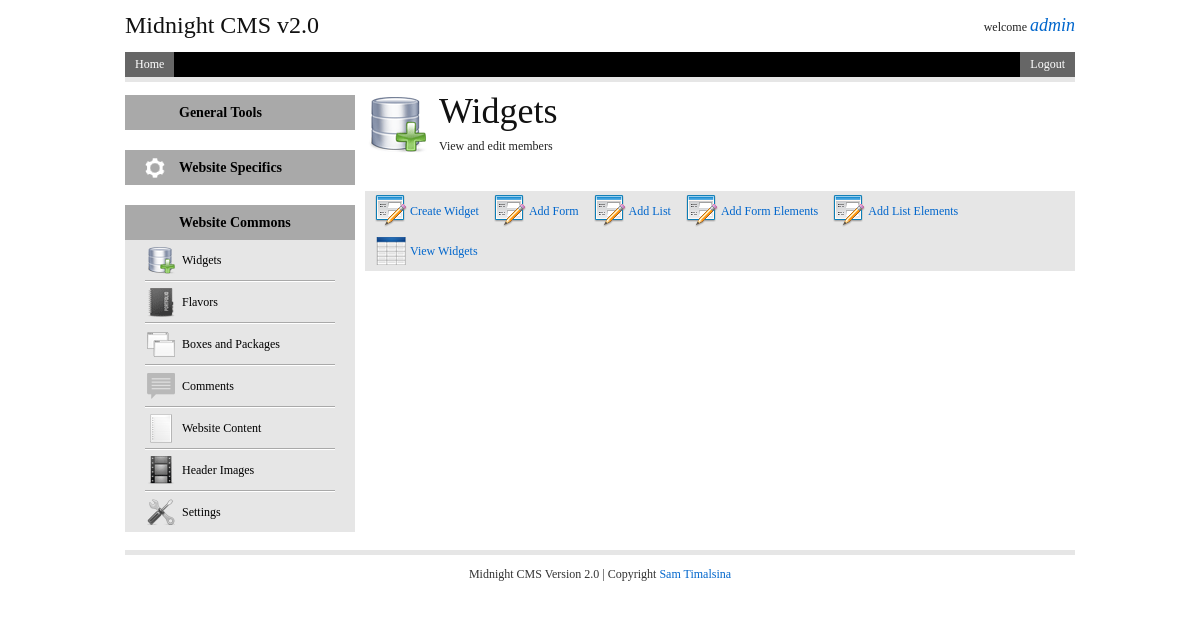
/admin/widget.php?widget=Widgets (signed in), run on the app's committed database.
### tables this page shows
CREATE TABLE IF NOT EXISTS `widgets` (
  `id` int(11) NOT NULL AUTO_INCREMENT,
  `name` varchar(50) NOT NULL,
  `description` varchar(256) NOT NULL,
  `logo` varchar(256) NOT NULL,
  `type` enum('common','specific','tools') NOT NULL,
  `system` enum('default','installed') NOT NULL,
  PRIMARY KEY (`id`)
);

CREATE TABLE IF NOT EXISTS `forms` (
  `id` int(11) NOT NULL AUTO_INCREMENT,
  `widget_id` int(11) NOT NULL,
  `title` varchar(50) NOT NULL,
  `instruction` varchar(256) NOT NULL,
  `form_name` varchar(50) NOT NULL,
  `steps` int(11) NOT NULL,
  `submit_type` enum('add','edit') NOT NULL,
  `submit_value` varchar(50) NOT NULL,
  `success_message` varchar(255) DEFAULT NULL,
  `visible` enum('yes','no') NOT NULL,
  PRIMARY KEY (`id`),
  KEY `widget_id` (`widget_id`)
);

CREATE TABLE IF NOT EXISTS `tables` (
  `id` int(11) NOT NULL AUTO_INCREMENT,
  `widget_id` int(11) NOT NULL,
  `title` varchar(50) NOT NULL,
  `description` varchar(256) NOT NULL,
  `table_name` varchar(50) NOT NULL,
  `delete_yn` enum('yes','no') NOT NULL,
  `edit_yn` enum('yes','no') NOT NULL,
  `edit_function_id` int(11) NOT NULL,
  `visible` enum('yes','no') DEFAULT NULL,
  `need_search` enum('yes','no') DEFAULT 'yes',
  PRIMARY KEY (`id`),
  KEY `widget_id` (`widget_id`)
);

### admin/conf/functions.php (called while the page is built, shortened)
<?php
	function cut($text){
		$ext="-";
		$spc=" ";
		$replace = str_replace($spc, $ext, $text);
		return $replace;
	}
	function space($text){
		$ext="-";
		$spc=" ";
		$replace = str_replace($ext, $spc, $text);
		return $replace;
	}
?>

### admin/widget.php (the view, shortened to what this page needs)
<?php
	include("includes/header.php");
	include("includes/left.php");
?>
    <div id="main" class="span-18 last">
		<?php
            $widget=mysql_fetch_array(mysql_query("SELECT * FROM widgets WHERE name='".space($_GET['widget'])."'"));
            $widget_id=$widget['id'];
            $widget_logo=$widget['logo'];
            $widget_name=$widget['name'];
            $widget_description=$widget['description'];
        ?>
    	<div class="span-18 last prepend-top" id="widget_heading">
        	<span style="background:url(<?php echo BASE_URL;?>images/widgets/<?php echo $widget_logo;?>) top; margin-right:10px;" class="widget_icon big main">&nbsp;</span><h1><?php echo $widget_name;?></h1>
            <p><?php echo $widget_description;?></p>
        <div class="span-18 last prepend-top" id="functions">
        	<p>
				<?php
                $query=mysql_query("SELECT * FROM forms WHERE widget_id=$widget_id AND visible='yes'");
                    while($forms=mysql_fetch_array($query)){
                ?>
                <a href="<?php echo BASE_URL."widgets/".cut($widget_name)."/forms/".cut($forms['title']);?>" class="functions form"><?php echo $forms['title'];?></a>
                <?php }
                    $query=mysql_query("SELECT * FROM tables WHERE widget_id=$widget_id AND visible='yes'");
                    while($tables=mysql_fetch_array($query)){
                ?>
                <a href="<?php echo BASE_URL."widgets/".cut($widget_name)."/views/".cut($tables['title']);?>" class="functions table"><?php echo $tables['title'];?></a>
                <?php }?>
            </p>
        </div>
    </div>
    </div>
<?php
	include("includes/footer.php");
?>

### admin/includes/left.php (shortened to what this page needs)
<div id="left" class="span-6">
<?php
    $username = $_SESSION['username'];
    if($_SESSION['level'] == "admin"){
?>
    	<div id="statistics" class="boxes span-6 last">
        	<h1 class="box_heading">General Tools</h1>
            </div>
<?php
    }
?>
        <div id="specifics" class="boxes span-6 last">
        	<h1 class="box_heading icon1">Website Specifics</h1>
            </div>
        <div id="commons" class="boxes span-6 last">
        	<h1 class="box_heading">Website Commons</h1>
            <ul class="box_menu">
				<?php
                    $query=mysql_query("SELECT
                                            widgets.`name`,
                                            widgets.id,
                                            widgets.description,
                                            widgets.logo,
                                            widgets.type
                                        FROM
                                            widgets
                                        INNER JOIN adminwidget_tbl ON widgets.`name` = adminwidget_tbl.widgetname
                                        WHERE
                                            adminwidget_tbl.username = '$username' AND
                                            adminwidget_tbl.tools = 'yes' AND widgets.type='common'");
					$num_of_widgets=mysql_num_rows($query);
					$this_widget=1;
                    while($widget=mysql_fetch_array($query)){
                ?>
            	<li <?php if($this_widget==1) echo "class='first'"; else if($this_widget==$num_of_widgets) echo "class='last'";?>>
                	<a href="<?php echo BASE_URL."widgets/".cut($widget['name']);?>"><span style="background:url(<?php echo BASE_URL;?>images/widgets/<?php echo $widget['logo'];?>) <?php if(isset($_GET['widget'])){if (cut($widget['name'])==$_GET['widget']) echo "right"; else echo "left";} else echo "left";?> bottom; height:32px; width:32px; display:block; float:left; margin-top:4px;">&nbsp;</span><?php echo $widget['name'];?></a>
                </li>
                <?php $this_widget++;} ?>
            </ul>
        </div>
    </div>

### admin/styles/screen.css (style rules this page uses)
html { margin:0;padding:0;border:0; }
body, div, span, object, iframe, h1, h2, h3, h4, h5, h6, p, blockquote, pre, a, abbr, acronym, address, code, del, dfn, em, img, q, dl, dt, dd, ol, ul, li, fieldset, form, label, legend, table, caption, tbody, tfoot, thead, tr, th, td, article, aside, dialog, figure, footer, header, hgroup, nav, section { margin:0;padding:0;border:0;font-size:100%;font:inherit;vertical-align:baseline; }
body { line-height:1.5;background:white; }
html { font-size:100.01%; }
body { font-size:75%;color:#222;background:#fff;font-family:"Helvetica Neue", Arial, Helvetica, sans-serif; }
h1, h2, h3, h4, h5, h6 { font-weight:normal;color:#111; }
h1 { font-size:3em;line-height:1;margin-bottom:0.5em; }
p { margin:0 0 1.5em; }
a { color:#06c;text-decoration:underline; }
ul, ol { margin:0 1.5em 1.5em 0;padding-left:1.5em; }
ul { list-style-type:disc; }
.first { margin-left:0;padding-left:0; }
.last { margin-right:0;padding-right:0; }
.column, .span-1, .span-2, .span-3, .span-4, .span-5, .span-6, .span-7, .span-8, .span-9, .span-10, .span-11, .span-12, .span-13, .span-14, .span-15, .span-16, .span-17, .span-18, .span-19, .span-20, .span-21, .span-22, .span-23, .span-24 { float:left;margin-right:10px; }
.last { margin-right:0; }
.span-6 { width:230px; }
.span-18 { width:710px; }
div.prepend-top, .prepend-top { margin-top:1.5em; }

### admin/styles/print.css (style rules this page uses)
body { line-height:1.5;font-family:"Helvetica Neue", Arial, Helvetica, sans-serif;color:#000;background:none;font-size:10pt; }
h1, h2, h3, h4, h5, h6 { font-family:"Helvetica Neue", Arial, "Lucida Grande", sans-serif; }
a:link, a:visited { background:transparent;font-weight:700;text-decoration:underline; }
a:link:after, a:visited:after { content:" (" attr(href) ")";font-size:90%; }

### admin/styles/style.css (style rules this page uses)
body { font-family:Georgia, "Times New Roman", Times, serif; }
a { text-decoration:none !important; }
#statistics, #specifics, #commons, #widget_create, #widget_edit { background:#e6e6e6; margin-top:20px; }
h1.box_heading { font-size:14px; font-weight:bold; color:#000; background:#a9a9a9; height:35px; line-height:35px; text-indent:54px; margin-bottom:0; cursor:pointer; }
.icon1 { background:#a9a9a9 url(../images/website_specifics.png) no-repeat 20px center !important; }
ul.box_menu { list-style:none; padding-left:0; margin:0 20px 0 0px; }
ul.box_menu li { height:40px; line-height:40px; border-bottom:1px solid #a9a9a9; border-top:1px solid #fff; margin-left:20px; text-indent:5px; }
ul.box_menu li.first { border-top:none; }
ul.box_menu li.last { border-bottom:none; }
ul.box_menu a { color:#000; font-weight:normal; text-decoration:none; }
.widget_icon { display:block; margin:0 auto; margin-top:10px; }
.widget_icon.main { margin:0; float:left; }
.widget_icon.big { height:64px; width:64px; }
#widget_heading h1 { margin-bottom:8px; }
#functions { background:#e6e6e6; color:#000; }
#functions p { line-height:40px; margin-left:10px; }
.functions { display:block; float:left; text-indent:35px; margin-right:15px; }
.functions.form { background:url(../images/widgets/forms.gif) center left no-repeat; }
.functions.table { background:url(../images/widgets/tables.gif) center left no-repeat; }

### data on the page
widgets: logo (picture), name "Widgets", description "View and edit members"
widgets: logo (picture), name "Flavors"
widgets: logo (picture), name "Boxes and Packages"
widgets: logo (picture), name "Comments"
widgets: logo (picture), name "Website Content"
widgets: logo (picture), name "Header Images"
widgets: logo (picture), name "Settings"
forms: title "Create Widget"
forms: title "Add Form"
forms: title "Add List"
forms: title "Add Form Elements"
forms: title "Add List Elements"
tables: title "View Widgets"

### other printed values
$_SESSION['username'] "admin"
